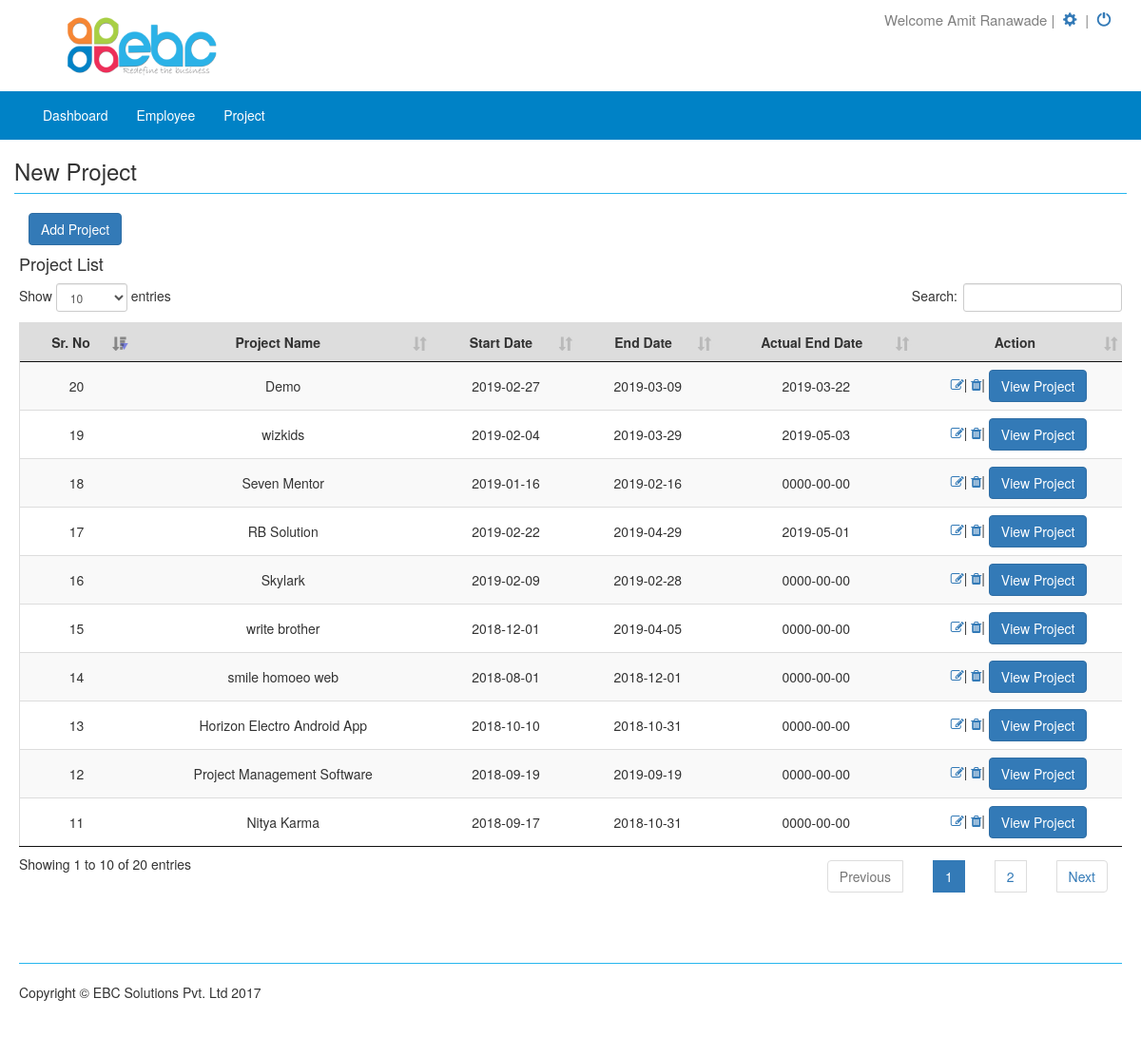
Page /dashboard.php?page=new_project (signed in) on the committed database.
### tables this page shows
CREATE TABLE `company` (
  `id` int(11) NOT NULL,
  `user_id` int(11) NOT NULL,
  `company_name` varchar(255) NOT NULL,
  `company_email` varchar(100) NOT NULL,
  `company_phone` varchar(255) NOT NULL,
  `gst_no` varchar(255) NOT NULL,
  `pan_no` varchar(255) NOT NULL,
  `state` varchar(255) NOT NULL,
  `state_code` int(11) NOT NULL,
  `company_url` varchar(100) NOT NULL,
  `company_address` varchar(500) NOT NULL,
  `logo` varchar(255) NOT NULL,
  `terms` text NOT NULL,
  `bank_details` text NOT NULL,
  `cutomers` enum('No','Yes') NOT NULL DEFAULT 'Yes',
  `estimates` enum('No','Yes') NOT NULL DEFAULT 'Yes',
  `product` enum('No','Yes') NOT NULL DEFAULT 'Yes',
  `voucher` enum('No','Yes') NOT NULL DEFAULT 'Yes',
  `get_purchase` enum('No','Yes') NOT NULL DEFAULT 'Yes',
  `print_temp` varchar(50) NOT NULL DEFAULT 'temp2'
);

CREATE TABLE `user` (
  `id` int(11) NOT NULL,
  `comp_name` varchar(255) NOT NULL,
  `name` varchar(255) NOT NULL,
  `username` varchar(128) NOT NULL,
  `password` varchar(128) NOT NULL,
  `contact` varchar(15) NOT NULL,
  `is_active` tinyint(1) DEFAULT '0',
  `is_super_admin` tinyint(1) DEFAULT '0',
  `last_login` date DEFAULT NULL,
  `start_date` date NOT NULL,
  `end_date` date NOT NULL,
  `payment_status` int(11) NOT NULL DEFAULT '0' COMMENT '1-received,0-not received',
  `hash` varchar(255) NOT NULL,
  `created_at` date NOT NULL,
  `updated_at` date NOT NULL,
  `type` varchar(50) NOT NULL DEFAULT 'admin'
);

CREATE TABLE `new_project` (
  `id` int(11) NOT NULL,
  `user_id` int(11) NOT NULL,
  `sub_user_id` int(11) NOT NULL,
  `assign_to` varchar(20) NOT NULL,
  `assign_to_name` varchar(255) NOT NULL,
  `pro_name` varchar(255) NOT NULL,
  `owner_name` varchar(255) NOT NULL,
  `pro_cost` varchar(250) NOT NULL,
  `cont_email` varchar(255) NOT NULL,
  `cont_phone` varchar(20) NOT NULL,
  `address` varchar(255) NOT NULL,
  `s_date` date NOT NULL,
  `e_date` date NOT NULL,
  `a_date` date NOT NULL,
  `pro_type` varchar(20) NOT NULL,
  `record_date` date NOT NULL,
  `update_date` date NOT NULL
);

### new_project.php (the view, shortened to what this page needs)
<?php
	$utype=$_SESSION['user_type']=$row['type'];
?>
<div class="row">
<h3>New Project</h3><hr>
<div class="container">
  <button type="button" class="btn btn-primary btn-md" data-toggle="modal" data-target="#myModal">Add Project</button>
</div>
	<div class="col-lg-12" id="reportdata">
        <h4>Project List</h4>
		<table class="datatable table table-striped" id="example" cellspacing="0" width="100%">
		  <thead>
			<tr>
			  <th>Sr. No</th>
			  <th>Project Name</th>
			  <th>Start Date</th>
			  <th>End Date</th>
			  <th>Actual End Date</th>
			  <th>Action</th>
			</tr>
		  </thead>
		  <tbody>
		  	<?php
				$sr_no=0;
                $sql =mysql_query("SELECT * FROM new_project")or die(mysql_error($connection));
                while($row=mysql_fetch_array($sql))
               {
               		$sr_no++;
    		?>
			<tr id="invoice-23">
			  <td><?php echo $sr_no; ?></td>
			  <td><?php echo $row['pro_name']; ?></td>
			  <td><?php echo $row['s_date']; ?></td>
			  <td><?php echo $row['e_date']; ?></td>
			  <td><?php echo $row['a_date']; ?></td>
			  <td>
			  	<a href='#' title='Edit Details' data-toggle="modal" data-target="#editModal" onclick="getdata(<?php echo $row['id']; ?>)"><span class="icon fa fa-edit"></span></a>|
			  	<a href='#' title='Delete Record' data-toggle="modal" data-target="#deleteModal" onclick="$('#del_id').val('<?php echo $row['id']; ?>');"><span class="icon fa fa-trash"></span></a>|
			  	<?php if($utype=='admin') {?>
			  	<a href="dashboard.php?page=task&pro_id=<?php echo $row['id'];?>"><button class="btn btn-primary">View Project</button></a>
			  	<?php }else{ ?>
			  	<a href="user_dashboard.php?page=task&pro_id=<?php echo $row['id'];?>"><button class="btn btn-primary">View Project</button></a>
			  	<?php } ?>
			  </td>
			</tr>
			<?php } ?>
		  </tbody>
		</table>
	</div>
</div>

### dashboard.php (shortened to what this page needs)
<?php
include "config.php";
?>
<!DOCTYPE html>
<html lang="en">
<head>
    <link href="css/bootstrap.min.css" rel="stylesheet">
    <link href="css/modern-business.css" rel="stylesheet">
    <link href="css/sweetalert.css" rel="stylesheet">
    <link href="font-awesome/css/font-awesome.min.css" rel="stylesheet" type="text/css">
    <link rel="stylesheet" type="text/css" href="datatables/media/css/jquery.dataTables.min.css">
    <link rel="stylesheet" type="text/css" href="datatables/media/css/dataTables.bootstrap.css">
    <link rel="stylesheet" href="https://code.jquery.com/ui/1.10.4/themes/smoothness/jquery-ui.css">
    <link rel="stylesheet" href="https://cdnjs.cloudflare.com/ajax/libs/bootstrap-multiselect/0.9.13/css/bootstrap-multiselect.css" />
    <link rel="stylesheet" type="text/css" href="https://cdn.datatables.net/r/dt/jq-2.1.4,jszip-2.5.0,pdfmake-0.1.18,dt-1.10.9,af-2.0.0,b-1.0.3,b-colvis-1.0.3,b-html5-1.0.3,b-print-1.0.3,se-1.0.1/datatables.min.css"/>
 </head>
</head>
<body>
    <div class="header">
    <?php
    $user_id=$_SESSION['login_user'];
      $aa12 = mysql_query("SELECT * FROM company WHERE user_id='$user_id'")or die(mysql_error($connection));
        $arr=mysql_fetch_array($aa12);
        $logo=$arr['logo'];
        if(!empty($logo))
        {
     ?>
         <a href="dashboard.php?page=home"><img src="<?php echo $logo; ?>" class="company-logo" alt="logo"></a>
     <?php
        }
        else{
      ?>
	   <a href="dashboard.php?page=home"> <img src="images/ebc_logo.png" class="company-logo" alt="logo"></a>
     <?php } ?>
       <div class="setting">
           <div class="setting-sub">
          <span class="setting-part">Welcome <?php
			   $query=mysql_query("SELECT * FROM user WHERE id='".$_SESSION['login_user']."'");
			   $row=mysql_fetch_array($query);
			   echo $row['name'];
			   ?></span>&nbsp;|&nbsp;
               <span class="setting-part"><a href="dashboard.php?page=setting" title='View Setting'> <span class="glyphicon glyphicon-cog"></span>&nbsp;</a></span>&nbsp;|&nbsp;
               <span class="setting-part"><a href="logout.php" title='Logout'><span class="glyphicon glyphicon-off"></span>&nbsp;</a></span></div>
       </div>
    </div>
    <nav class="navbar navbar-inverse navbar-fixed-top nav-menu" role="navigation">
        <div class="container">
            <div class="navbar-header  navbar-right">
                <a class="navbar-brand" href="#"> </a>
            </div>
            <div class="collapse navbar-collapse" id="bs-example-navbar-collapse-1">
                <ul class="nav navbar-nav nav-tab-menu">
                    <li><a href="dashboard.php?page=home">Dashboard</a></li>
                    <li><a href="dashboard.php?page=employee">Employee</a></li>
                    <li><a href="dashboard.php?page=new_project">Project</a></li>
                </ul>
            </div>
        </div>
    </nav>
    <div class="container">
        <?php
            if(!isset($_GET['page']))
            $page="home";
                else
					$page=$_GET['page'];
                switch($page)
                {
                    case "new_project":
                      include("new_project.php");
                    break;
      				  }
              ?>
        <footer>
            <div class="row">
                <div class="col-lg-12"><hr>
                    <p>Copyright &copy; EBC Solutions Pvt. Ltd 2017</p>
                </div>
            </div>
        </footer>
    </div>
</body>
</html>

### css/modern-business.css (style rules this page uses)
html, body { height: 100%; }
body { padding-top: 1px; }
.header { float: left; width: 100%; padding: 0; margin: 0; height: auto; }
.company-logo { width: 15%; height: 95px; float: left; padding: 0.5%; margin: 0% 5%; }
.nav-menu { width: 100%; float: left; background-color: #0082c6; border-color: #0082c6; }
.navbar-inverse .navbar-nav>li>a { color: #fff; }
.navbar-inverse .navbar-brand { color: #fff; }
.setting { width: 75%; height: auto; float: left; padding: 0; margin: 0; }
.setting-sub { width: 30%; height: auto; float: right; padding: 1% 0%; margin: 0; cursor: pointer; font-size: 15px; color: grey; }
.setting-part { width: 100%; height: auto; padding: 0; margin: 0 }
footer { margin: 50px 0; }

### dashboard.php (style rules this page uses)
table { border-collapse: collapse; border-spacing: 0; width: 100%; border: 1px solid #ddd; }
td { border: none; text-align: center; padding: 8px; }
th { border: none; text-align: center; padding: 8px; background-color:#ddd; }
tr:nth-child(even) { background-color: #f2f2f2 }
hr { margin-top: 10px; margin-bottom: 20px; border-color: #27b6ee; }

### rows in the picture
company: logo (picture)
user: name "Amit Ranawade"
new_project: pro_name "Nitya Karma", s_date "2018-09-17", e_date "2018-10-31", a_date "0000-00-00"
new_project: pro_name "Project Management Software", s_date "2018-09-19", e_date "2019-09-19", a_date "0000-00-00"
new_project: pro_name "Horizon Electro Android App", s_date "2018-10-10", e_date "2018-10-31", a_date "0000-00-00"
new_project: pro_name "smile homoeo web", s_date "2018-08-01", e_date "2018-12-01", a_date "0000-00-00"
new_project: pro_name "write brother", s_date "2018-12-01", e_date "2019-04-05", a_date "0000-00-00"
new_project: pro_name "Skylark", s_date "2019-02-09", e_date "2019-02-28", a_date "0000-00-00"
new_project: pro_name "RB Solution", s_date "2019-02-22", e_date "2019-04-29", a_date "2019-05-01"
new_project: pro_name "Seven Mentor", s_date "2019-01-16", e_date "2019-02-16", a_date "0000-00-00"
new_project: pro_name "wizkids", s_date "2019-02-04", e_date "2019-03-29", a_date "2019-05-03"
new_project: pro_name "Demo", s_date "2019-02-27", e_date "2019-03-09", a_date "2019-03-22"
